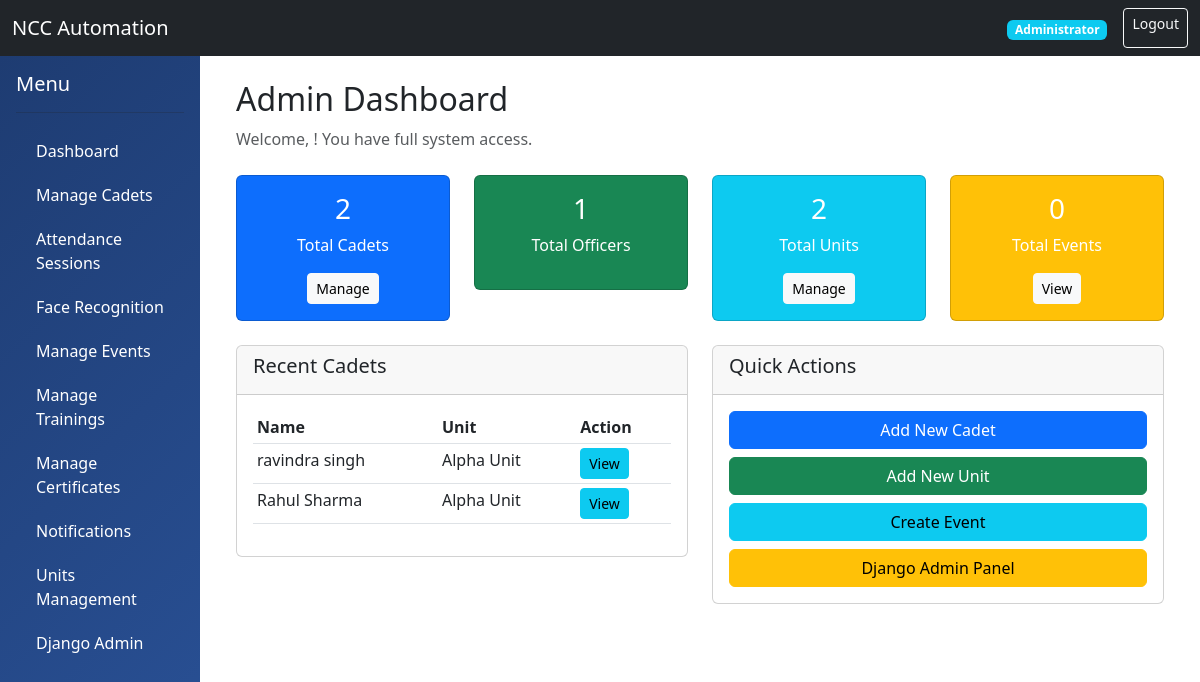
/dashboard/admin/ (signed in), run on the app's committed database.
### accounts/models.py (models this page shows, shortened)
class User(AbstractUser):
    ROLE_CHOICES = (
        ('ADMIN', 'Administrator'),
        ('OFFICER', 'NCC Officer'),
        ('CADET', 'Cadet'),
    )
    role = models.CharField(max_length=10, choices=ROLE_CHOICES, default='CADET')
    phone_number = models.CharField(max_length=15, blank=True, null=True)
    profile_picture = models.ImageField(upload_to='profiles/', blank=True, null=True)
    date_of_birth = models.DateField(blank=True, null=True)
    address = models.TextField(blank=True, null=True)
    created_at = models.DateTimeField(auto_now_add=True)
    updated_at = models.DateTimeField(auto_now=True)
    is_active_member = models.BooleanField(default=True)
    class Meta:
        db_table = 'users'
        permissions = (
            ('can_view_all_cadets', 'Can view all cadets'),
            ('can_manage_unit', 'Can manage unit'),
            ('can_mark_attendance', 'Can mark attendance'),
            ('can_create_events', 'Can create events'),
        )

class Cadet(models.Model):
    RANK_CHOICES = (
        ('CDT', 'Cadet'),
        ('LCPL', 'Lance Corporal'),
        ('CPL', 'Corporal'),
        ('SGT', 'Sergeant'),
        ('SUO', 'Senior Under Officer'),
    )
    user = models.OneToOneField(User, on_delete=models.CASCADE, related_name='cadet_profile')
    rank = models.CharField(max_length=10, choices=RANK_CHOICES, default='CDT')
    unit = models.ForeignKey('units.Unit', on_delete=models.SET_NULL, null=True, related_name='cadets')
    enrollment_number = models.CharField(max_length=50, unique=True)
    enrollment_date = models.DateField()
    college_name = models.CharField(max_length=200)
    course = models.CharField(max_length=100)
    year_of_study = models.IntegerField()
    roll_number = models.CharField(max_length=50)
    parent_name = models.CharField(max_length=200)
    parent_phone = models.CharField(max_length=15)
    parent_email = models.EmailField(blank=True, null=True)
    emergency_contact = models.CharField(max_length=15)
    blood_group = models.CharField(max_length=5, blank=True)
    height = models.DecimalField(max_digits=5, decimal_places=2, blank=True, null=True)
    weight = models.DecimalField(max_digits=5, decimal_places=2, blank=True, null=True)
    assigned_officer = models.ForeignKey(Officer, on_delete=models.SET_NULL, null=True, blank=True, related_name='assigned_cadets')
    class Meta:
        db_table = 'cadets'

### units/models.py (models this page shows, shortened)
class Unit(models.Model):
    WING_CHOICES = (
        ('ARMY', 'Army Wing'),
        ('NAVY', 'Navy Wing'),
        ('AIR', 'Air Wing'),
    )
    name = models.CharField(max_length=200)
    wing = models.CharField(max_length=10, choices=WING_CHOICES)
    unit_code = models.CharField(max_length=50, unique=True)
    location = models.CharField(max_length=200)
    contact_email = models.EmailField()
    contact_phone = models.CharField(max_length=15)
    established_date = models.DateField(blank=True, null=True)
    is_active = models.BooleanField(default=True)
    created_at = models.DateTimeField(auto_now_add=True)
    class Meta:
        db_table = 'units'
        ordering = ['name']

### accounts/views.py (the view)
@admin_required
def admin_dashboard_view(request):
    from units.models import Unit
    from events.models import Event
    from attendance.models import AttendanceSession
    context = {
        'total_cadets': Cadet.objects.count(),
        'total_officers': Officer.objects.count(),
        'total_units': Unit.objects.count(),
        'total_events': Event.objects.count(),
        'active_sessions': AttendanceSession.objects.filter(is_active=True).count(),
        'recent_cadets': Cadet.objects.select_related('user', 'unit').order_by('-id')[:5],
    }
    return render(request, 'dashboard/admin_dashboard.html', context)

### templates/dashboard/admin_dashboard.html (shortened to what this page needs)
{% extends 'base.html' %}
{% block content %}
<div class="container">
    <h2>Admin Dashboard</h2>
    <p class="text-muted">Welcome, {{ user.get_full_name }}! You have full system access.</p>
    <div class="row mt-4">
        <div class="col-md-3">
            <div class="card text-center bg-primary text-white">
                <div class="card-body">
                    <h3>{{ total_cadets }}</h3>
                    <p>Total Cadets</p>
                    <a href="{% url 'cadet_list' %}" class="btn btn-light btn-sm">Manage</a>
                </div>
            </div>
        </div>
        <div class="col-md-3">
            <div class="card text-center bg-success text-white">
                <div class="card-body">
                    <h3>{{ total_officers }}</h3>
                    <p>Total Officers</p>
                </div>
            </div>
        </div>
        <div class="col-md-3">
            <div class="card text-center bg-info text-white">
                <div class="card-body">
                    <h3>{{ total_units }}</h3>
                    <p>Total Units</p>
                    <a href="{% url 'unit_list' %}" class="btn btn-light btn-sm">Manage</a>
                </div>
            </div>
        </div>
        <div class="col-md-3">
            <div class="card text-center bg-warning text-white">
                <div class="card-body">
                    <h3>{{ total_events }}</h3>
                    <p>Total Events</p>
                    <a href="{% url 'event_list' %}" class="btn btn-light btn-sm">View</a>
                </div>
            </div>
        </div>
    </div>
    <div class="row mt-4">
        <div class="col-md-6">
            <div class="card">
                <div class="card-header">
                    <h5>Recent Cadets</h5>
                </div>
                <div class="card-body">
                    <table class="table table-sm">
                        <thead>
                            <tr>
                                <th>Name</th>
                                <th>Unit</th>
                                <th>Action</th>
                            </tr>
                        </thead>
                        <tbody>
                            {% for cadet in recent_cadets %}
                            <tr>
                                <td>{{ cadet.user.get_full_name }}</td>
                                <td>{{ cadet.unit.name }}</td>
                                <td>
                                    <a href="{% url 'cadet_detail' cadet.id %}" class="btn btn-sm btn-info">View</a>
                                </td>
                            </tr>
                            {% endfor %}
                        </tbody>
                    </table>
                </div>
            </div>
        </div>
        <div class="col-md-6">
            <div class="card">
                <div class="card-header">
                    <h5>Quick Actions</h5>
                </div>
                <div class="card-body">
                    <a href="{% url 'cadet_create' %}" class="btn btn-primary btn-block mb-2 w-100">
                        Add New Cadet
                    </a>
                    <a href="{% url 'unit_create' %}" class="btn btn-success btn-block mb-2 w-100">
                        Add New Unit
                    </a>
                    <a href="{% url 'event_create' %}" class="btn btn-info btn-block mb-2 w-100">
                        Create Event
                    </a>
                    <a href="/admin/" class="btn btn-warning btn-block w-100">
                        Django Admin Panel
                    </a>
                </div>
            </div>
        </div>
    </div>
</div>
{% endblock %}

### templates/base.html (shortened to what this page needs)
<!DOCTYPE html>
<html lang="en">
<head>
    <link href="https://cdn.jsdelivr.net/npm/bootstrap@5.3.0/dist/css/bootstrap.min.css" rel="stylesheet">
</head>
<body>
    <nav class="navbar navbar-expand-lg navbar-dark bg-dark">
        <div class="container-fluid">
            <a class="navbar-brand" href="{% url 'dashboard' %}">NCC Automation</a>
            <div class="d-flex">
                {% if user.is_authenticated %}
                <span class="navbar-text me-3">
                    <span class="badge bg-info">{{ user.get_role_display }}</span>
                </span>
                <a href="{% url 'logout' %}" class="btn btn-outline-light btn-sm">Logout</a>
                {% endif %}
            </div>
        </div>
    </nav>
    <div class="container-fluid">
        <div class="row">
            {% if user.is_authenticated %}
            <div class="col-md-2 sidebar p-0">
                <div class="p-3">
                    <h5 class="text-white">Menu</h5>
                    <hr class="bg-white">
                    <a href="{% url 'dashboard' %}">Dashboard</a>
                    {% if user.role != 'CADET' %}
                        <a href="{% url 'cadet_list' %}">Manage Cadets</a>
                        <a href="{% url 'attendance_session_list' %}">Attendance Sessions</a>
                        <a href="{% url 'face_management' %}">Face Recognition</a>
                        <a href="{% url 'event_list' %}">Manage Events</a>
                        <a href="{% url 'training_list' %}">Manage Trainings</a>
                        <a href="{% url 'certificate_list' %}">Manage Certificates</a>
                        <a href="{% url 'notification_list' %}">Notifications</a>
                    {% endif %}
                    {% if user.role == 'ADMIN' %}
                        <a href="{% url 'unit_list' %}">Units Management</a>
                        <a href="/admin/">Django Admin</a>
                    {% endif %}
                </div>
            </div>
            {% endif %}
            <div class="col-md-10 p-4">
                {% block content %}{% endblock %}
            </div>
        </div>
    </div>
</body>
</html>

### templates/base.html (style rules this page uses)
.sidebar { min-height: 100vh; background: linear-gradient(135deg, #1e3c72 0%, #2a5298 100%); }
.sidebar a { color: white; text-decoration: none; padding: 10px 20px; display: block; transition: all 0.3s; }

### data on the page
User: role "Administrator"
Cadet: user.get_full_name "ravindra singh", unit.name "Alpha Unit"
Cadet: user.get_full_name "Rahul Sharma", unit.name "Alpha Unit"

### other printed values
{{ total_cadets }} "2"
{{ total_officers }} "1"
{{ total_units }} "2"
{{ total_events }} "0"
